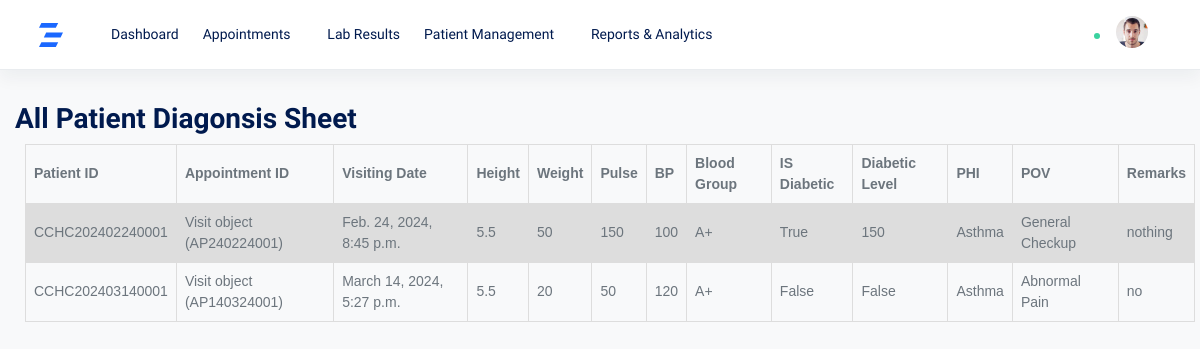
Screenshot of /junior_doctor/juniorDoctor_apl with the database file from the repository.
### patient/models.py (models this page shows, shortened)
class JDD(models.Model):
    appointment_id = models.OneToOneField('Visit', on_delete=models.CASCADE, primary_key=True)
    patient_id = models.ForeignKey('PatientPrimaryData', on_delete=models.CASCADE)
    date_and_time = models.DateTimeField(auto_now_add=True)
    height = models.CharField(max_length=100)
    weight = models.CharField(max_length=100)
    pulse = models.CharField(max_length=100)
    bp = models.CharField(max_length=100)
    blood_group = models.CharField(max_length=100)
    is_diabetic = models.BooleanField(default=False)
    diabetic_level = models.CharField(max_length=100, blank=True, default=None)
    phi = models.TextField(max_length=1000)
    pov = models.TextField(max_length=300)
    remarks = models.TextField(max_length=1000)

class PatientPrimaryData(models.Model):
    patient_id = models.CharField(max_length=16, unique=True)
    patient_name = models.CharField(max_length=100)
    patient_age = models.PositiveIntegerField()
    patient_dob = models.DateField()
    patient_gender = models.CharField(max_length=10)
    mobile_number = models.CharField(max_length=17)
    guardian_name = models.CharField(max_length=100)
    relationship = models.CharField(max_length=100)
    registration_date = models.DateField(default=timezone.now)
    state = models.CharField(max_length=100)
    district = models.CharField(max_length=100)
    address=models.TextField(max_length=250, default='')
    def __str__(self):
        return self.patient_id

class Visit(models.Model):
    appointment_id = models.CharField(max_length=12, unique=True,primary_key=True)
    patient_id = models.ForeignKey('PatientPrimaryData', on_delete=models.CASCADE)
    visit_date = models.DateField()
    doctor_name = models.CharField(max_length=50)
    patient_type = models.CharField(max_length=20)
    doctor_fee = models.DecimalField(max_digits=10, decimal_places=2)
    gst = models.DecimalField(max_digits=10, decimal_places=2)
    discount = models.DecimalField(max_digits=10, decimal_places=2)
    subtotal = models.DecimalField(max_digits=10, decimal_places=2)
    total_amount = models.DecimalField(max_digits=10, decimal_places=2)
    today_date = models.DateField(auto_now_add=True)
    patient_token = models.CharField(max_length=6)

### junior_doctor/views.py (the view)
# urls.py: path('juniorDoctor_apl',views.juniorDoctor_apl,name="juniorDoctor_apl"),
def juniorDoctor_apl(request):
    jdoctor=JDD.objects.all()
    context={
        'jdoctor':jdoctor,
    }
    for i in jdoctor:
        print(i)
    return render(request,'juniorDoctor_apl.html',context)

### templates/juniorDoctor_apl.html (shortened to what this page needs)
{% extends 'juniorDoctor_base.html'%}
{% load static %}
{% block body %}
</head>
<body>
<h2>All Patient Diagonsis Sheet</h2>
<table>
  <tr>
    <th>Patient ID</th>
    <th>Appointment ID</th>
    <th>Visiting Date</th>
    <th>Height</th>
    <th>Weight</th>
    <th>Pulse</th>
    <th>BP</th>
    <th>Blood Group</th>
    <th>IS Diabetic</th>
    <th>Diabetic Level</th>
    <th>PHI</th>
    <th>POV</th>
    <th>Remarks</th>
  </tr>
    {% for patient in jdoctor %}
  <tr>
    <td>{{ patient.patient_id }}</td>
    <td>{{ patient.appointment_id }}</td>
    <td>{{ patient.date_and_time }}</td>
    <td>{{ patient.height }}</td>
    <td>{{ patient.weight }}</td>
    <td>{{ patient.pulse }}</td>
    <td>{{ patient.bp }}</td>
    <td>{{ patient.blood_group }}</td>
    <td>{{ patient.is_diabetic }}</td>
    <td>{{ patient.diabetic_level }}</td>
    <td>{{ patient.phi }}</td>
    <td>{{ patient.pov }}</td>
    <td>{{ patient.remarks}}</td>
  </tr>
  {% endfor %}
</table>
</body>
{% endblock %}

### templates/juniorDoctor_apl.html (style rules this page uses)
table { font-family: arial, sans-serif; border-collapse: collapse; width: 100%; margin-left: 10px; margin-right: 25px; }
td, th { border: 1px solid #dddddd; text-align: left; padding: 8px; }
tr:nth-child(even) { background-color: #dddddd; }

### rows the page displays
JDD: patient_id "CCHC202402240001", appointment_id "Visit object (AP240224001)", date_and_time "Feb. 24, 2024, 8:45 p.m.", height "5.5", weight "50", pulse "150", bp "100", blood_group "A+", is_diabetic "True", diabetic_level "150", phi "Asthma", pov "General Checkup", remarks "nothing"
JDD: patient_id "CCHC202403140001", appointment_id "Visit object (AP140324001)", date_and_time "March 14, 2024, 5:27 p.m.", height "5.5", weight "20", pulse "50", bp "120", blood_group "A+", is_diabetic "False", diabetic_level "False", phi "Asthma", pov "Abnormal Pain", remarks "no"
